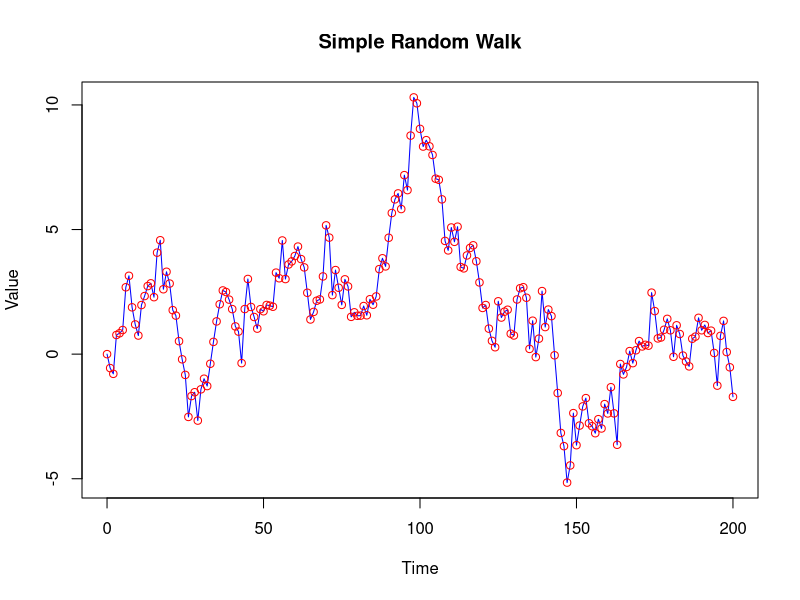

Generate this figure with R:
# Page no. 7
set.seed(123)
t <- 200
steps <- rnorm(t)
random_walk <- cumsum(steps)
plot(0:t, c(0, random_walk), type = "l", col = "blue", 
     xlab = "Time", ylab = "Value", main = "Simple Random Walk")
points(0:t, c(0, random_walk), col = "red", pch = 1)
